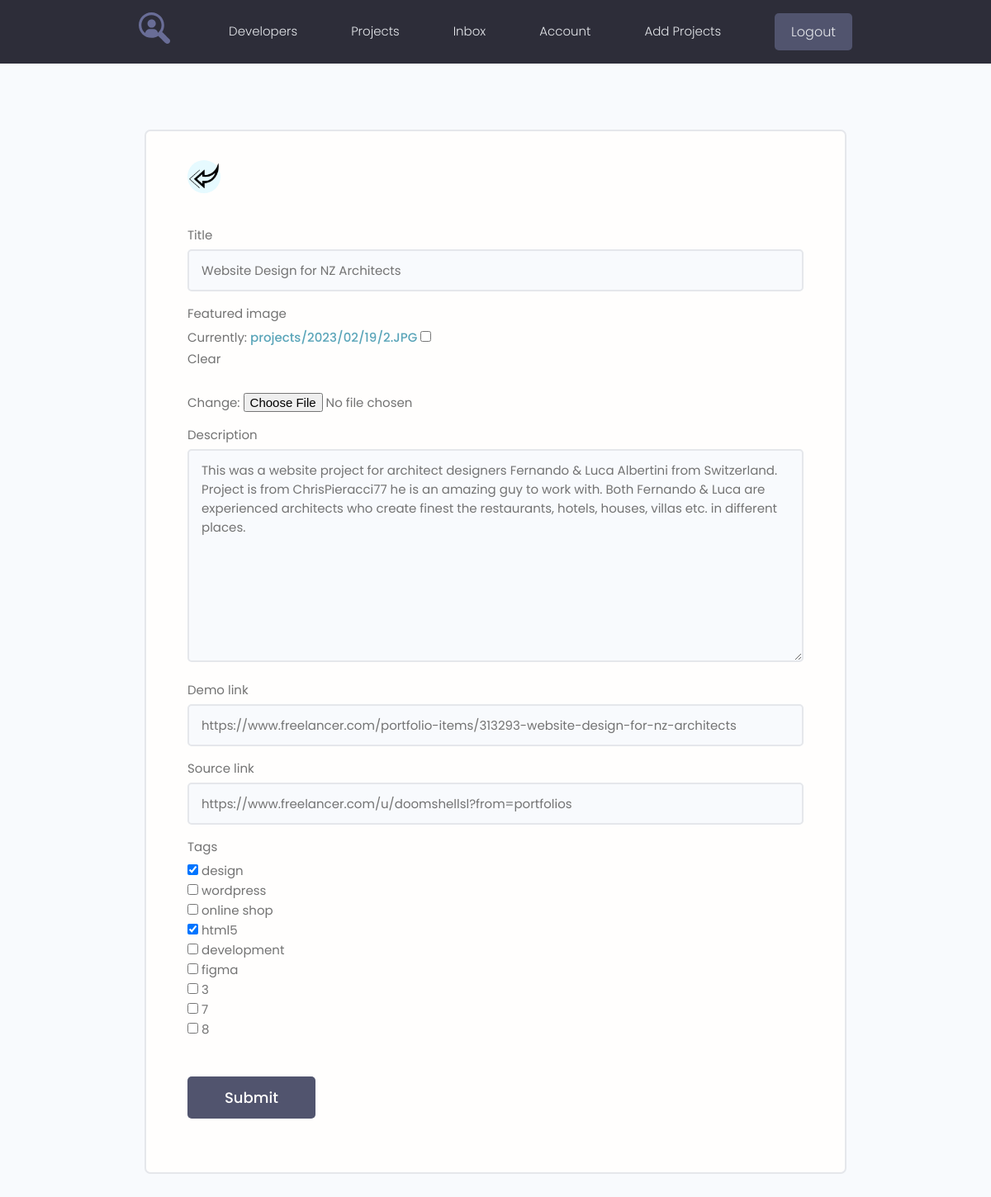
Page /projects/update-project/2/ (signed in) on the committed database.
### projects/models.py (models this page shows, shortened)
class Project(models.Model):
    owner = models.ForeignKey(Profile, on_delete=models.SET_NULL, null=True, blank=True)
    title = models.CharField(max_length=200)
    description = models.TextField(null=True, blank=True)
    featured_image = models.ImageField(null=True, blank=True, upload_to="projects/%Y/%m/%d/", default="default.jpg")
    demo_link = models.CharField(max_length=2000, null=True, blank=True)
    source_link = models.CharField(max_length=2000, null=True, blank=True)
    tags = models.ManyToManyField('Tag', blank=True)
    vote_total = models.IntegerField(default=0, null=True, blank=True)
    vote_ratio = models.IntegerField(default=0, null=True, blank=True)
    created = models.DateTimeField(auto_now_add=True)

### projects/views.py (the view, shortened to what this page needs)
# urls.py: path('update-project/<str:pk>/', views.update_project, name="update-project"),
@login_required(login_url="login")
def update_project(request, pk):
    profile = request.user.profile
    project = profile.project_set.get(id=pk)
    form = ProjectForm(instance=project)
    context = {'form': form, 'project': project}
    return render(request, 'projects/form-template.html', context)

### projects/forms.py
class ProjectForm(ModelForm):
    class Meta:
        model = Project
        fields = ['title', 'featured_image', 'description', 'demo_link', 'source_link', 'tags']
        widgets = {
            'tags': forms.CheckboxSelectMultiple(),
        }
    def __init__(self, *args, **kwargs):
        super().__init__(*args, **kwargs)
        for name, field in self.fields.items():
            field.widget.attrs.update({'class': 'input'})

### projects/models.py (called while the page is built)
    def __str__(self):
        return self.name

### projects/templates/projects/form-template.html (shortened to what this page needs)
{% extends 'projects/base.html' %}
{% block content %}
{% load static %}
    <main class="formPage my-xl">
        <div class="content-box">
            <div class="formWrapper">
                <a class="backButton"
                   href="{% url 'account' %}"><img src="{% static 'images/left.png' %}" alt="left"></a>
                <br>
                <form class="form" method="POST" enctype="multipart/form-data">
                    {% for field in form %}
                    <div class="form__field">
                        <label for="formInput#text">{{ field.label }}</label>
                       {{ field }}
                    </div>
                    {% endfor %}
                    <input class="btn btn--sub btn--lg  my-md" type="submit" value="Submit" />
                </form>
            </div>
        </div>
    </main>
{% endblock %}

### projects/static/styles/app.css (style rules this page uses)
:root { --color-sub: #2d2d39; }
.btn--sub { background-color: var(--color-sub-light); }
img { width: 100%; }
.content-box { width: 95%; max-width: 85rem; margin: 0 auto; }
.backButton { background: var(--color-main-light); color: var(--color-main); width: 4rem; height: 4rem; display: flex; align-items: center; justify-content: center; border-radius: 50%; }
.formPage .formWrapper { list-style: none; background: var(--color-white); padding: 3.5rem 5rem; border: 2px solid var(--color-light); border-radius: 0.7rem; }

### projects/static/uikit/styles/modules/_variables.css (style rules this page uses)
:root { --color-main: #5aa5b9; --color-main-light: #e6faff; --color-sub: #3f4156; --color-sub-light: #51546e; --color-sub-lighter: #ededfd; --color-text: #737373; --color-gray: #8b8b8b; --color-light: #e5e7eb; --color-light-gray: #767676; --color-bg: #f8fafd; --color-white: #fffefd; --color-white-light: #f3f3f3; --color-success: #359e64; --color-success-bg: #def8e8; --color-error: #fc4b0b; --color-error-bg: #fff2ee; --font-base: 'Poppins', arial, helvetica, 'Segoe UI', roboto, ubuntu, sans-serif; --font-monospace: 'Fira Code', 'Courier New', courier, monospace; --font-regular: 300; --font-medium: 500; --font-bold: 700; --generic-shadow: 1px 1px 5px #00000010; --generic-transition: all 0.3s ease-in-out; }

### projects/static/uikit/styles/modules/_base.css (style rules this page uses)
* { margin: 0; padding: 0; box-sizing: border-box; text-rendering: optimizeLegibility; color: inherit; font-size: inherit; }
html { font-size: 50%; }
@media only screen and (min-width: 480px) { html { font-size: 56.25%; } }
@media only screen and (min-width: 1200px) { html { font-size: 62.5%; } }
body { line-height: 1.6; font-weight: 400; font-size: 1.5rem; color: var(--color-text); background-color: var(--color-bg); min-height: 100vh; }

### projects/static/uikit/styles/modules/_typography.css (style rules this page uses)
* { font-family: var(--font-base); }
a { padding-bottom: 2px; text-decoration: none; display: inline-block; color: var(--color-main); font-weight: var(--font-medium); }

### projects/static/uikit/styles/modules/_utilities.css (style rules this page uses)
.my-md { margin: 3rem auto; }
.my-xl { margin: 8rem auto; }

### projects/static/uikit/styles/modules/_button.css (style rules this page uses)
.btn { display: inline-block; position: relative; cursor: pointer; background-color: var(--color-light); font-weight: var(--font-medium); color: var(--color-sub); text-decoration: none; padding: 1rem 2rem; border-radius: 0.5rem; border: none; width: -webkit-fit-content; width: -moz-fit-content; width: fit-content; height: -webkit-fit-content; height: -moz-fit-content; height: fit-content; font-size: 1.6rem; outline-width: 0; outline-color: transparent; -webkit-backface-visibility: hidden; backface-visibility: hidden; transition: all 0.3s ease-in-out; }
.btn--sub { background-color: var(--color-sub); color: var(--color-white); }
.btn--lg { font-size: 1.8rem; padding: 1.2rem 4.5rem; }

### projects/static/uikit/styles/modules/_form.css (style rules this page uses)
.form { display: block; }
.form__field { margin-top: 1.5rem; margin-bottom: 1.5rem; }
.form__label, .form__field > label { display: block; margin-bottom: 0.5rem; color: var(--color-text); }
input.input[type='text'], input.input[type='email'], input.input[type='password'], input.input[type='number'], textarea.input { min-width: 24rem; width: 100%; padding: 1.2rem 1.5rem; border-radius: 0.5rem; border: 2px solid var(--color-light); transition: all 0.3s ease-in-out; background-color: var(--color-bg); }

### rows in the picture
Project: form "Website Design for NZ Architects" "This was a website project for architect designers Fernando & Luca Albertini from Switzerland. Project is from ChrisPieracci77 he is an amazing guy to work with. Both Fernando & Luca are experienced architects who create finest the restaurants, hotels, houses, villas etc. in different places." "https://www.freelancer.com/portfolio-items/313293-website-design-for-nz-architects" "https://www.freelancer.com/u/doomshellsl?from=portfolios"

### other values in the picture
{{ field.label }} "Title" "Featured image" "Description" "Demo link" "Source link" "Tags"
